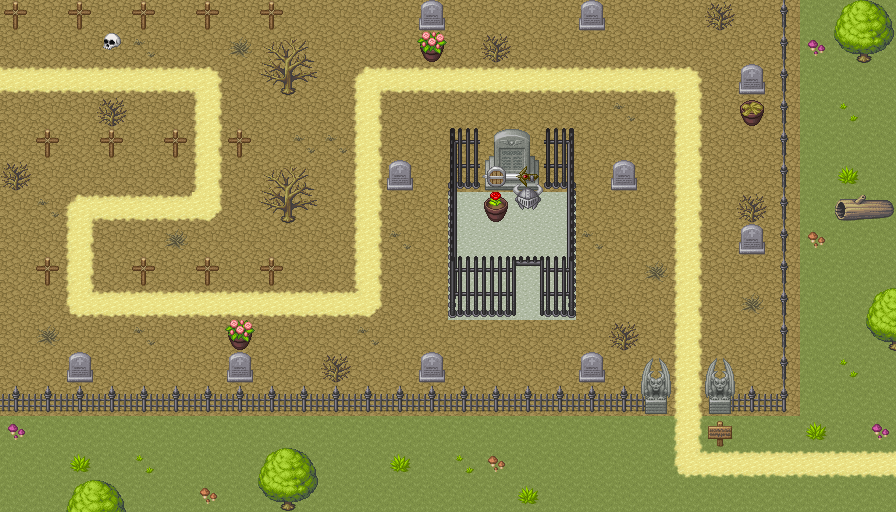

Tiled map render using the project's own tile images. Description and the whole map definition, tile-layer contents included, below:
An orthogonal 28x16 tile map with 32x32 px tiles, 4 tile layers (Tile Layer 1, Tile Layer 2, Tile Layer 3, Tile Layer 4), 2 tilesets and 29 objects (19x towerless, 3x 4, 3x 1, spawn, 3, ...).

<map version="1.5" tiledversion="1.7.2" orientation="orthogonal" renderorder="right-down" width="28" height="16" tilewidth="32" tileheight="32" infinite="0" nextlayerid="8" nextobjectid="32">
 <tileset firstgid="1" source="../tsx/[Base]BaseChip_pipo.tsx" />
 <tileset firstgid="1065" source="../tsx/[A]Dirt3_pipo.tsx" />
 <layer id="1" name="Tile Layer 1" width="28" height="16">
  <data encoding="csv">
6,6,6,6,6,6,6,6,6,6,6,6,6,6,6,6,6,6,6,6,6,6,6,6,6,4,4,4,
6,6,6,6,6,6,6,6,6,6,6,6,6,6,6,6,6,6,6,6,6,6,6,6,6,4,4,4,
6,6,6,6,6,6,6,6,6,6,6,6,6,6,6,6,6,6,6,6,6,6,6,6,6,4,4,4,
6,6,6,6,6,6,6,6,6,6,6,6,6,6,6,6,6,6,6,6,6,6,6,6,6,4,4,4,
6,6,6,6,6,6,6,6,6,6,6,6,6,6,6,6,6,6,6,6,6,6,6,6,6,4,4,4,
6,6,6,6,6,6,6,6,6,6,6,6,6,6,6,6,6,6,6,6,6,6,6,6,6,4,4,4,
6,6,6,6,6,6,6,6,6,6,6,6,6,6,6,6,6,6,6,6,6,6,6,6,6,4,4,4,
6,6,6,6,6,6,6,6,6,6,6,6,6,6,6,6,6,6,6,6,6,6,6,6,6,4,4,4,
6,6,6,6,6,6,6,6,6,6,6,6,6,6,6,6,6,6,6,6,6,6,6,6,6,4,4,4,
6,6,6,6,6,6,6,6,6,6,6,6,6,6,6,6,6,6,6,6,6,6,6,6,6,4,4,4,
6,6,6,6,6,6,6,6,6,6,6,6,6,6,6,6,6,6,6,6,6,6,6,6,6,4,4,4,
6,6,6,6,6,6,6,6,6,6,6,6,6,6,6,6,6,6,6,6,6,6,6,6,6,4,4,4,
6,6,6,6,6,6,6,6,6,6,6,6,6,6,6,6,6,6,6,6,6,6,6,6,6,4,4,4,
4,4,4,4,4,4,4,4,4,4,4,4,4,4,4,4,4,4,4,4,4,4,4,4,4,4,4,4,
4,4,4,4,4,4,4,4,4,4,4,4,4,4,4,4,4,4,4,4,4,4,4,4,4,4,4,4,
4,4,4,4,4,4,4,4,4,4,4,4,4,4,4,4,4,4,4,4,4,4,4,4,4,4,4,4
</data>
 </layer>
 <layer id="2" name="Tile Layer 2" width="28" height="16">
  <data encoding="csv">
69,0,69,0,69,0,69,0,69,0,0,0,0,68,0,0,0,0,68,0,0,0,44,0,193,0,9,10,
0,0,0,1055,52,0,0,51,15,16,0,0,0,944,0,44,0,0,0,0,0,0,0,0,193,58,17,18,
1067,1067,1067,1067,1067,1067,1074,0,23,24,0,1073,1067,1067,1067,1067,1067,1067,1067,1067,1067,1074,0,68,193,0,0,0,
0,0,0,44,0,0,1077,0,0,0,0,1077,0,0,0,0,0,0,0,52,0,1077,0,952,193,0,50,0,
0,69,0,69,0,69,1077,69,0,52,52,1077,0,0,0,940,941,0,0,0,0,1077,0,0,193,0,0,0,
44,0,0,0,0,0,1077,0,15,16,0,1077,68,0,0,948,949,0,0,68,0,1077,0,0,193,0,49,0,
0,52,1073,1067,1067,1067,1088,0,23,24,0,1077,0,0,8,8,8,8,0,0,0,1077,0,44,193,0,47,48,
0,0,1077,0,0,51,0,0,0,0,0,1077,52,0,8,8,8,8,52,0,0,1077,0,68,193,57,0,0,
0,69,1077,0,69,0,69,0,69,0,0,1077,0,0,8,8,8,8,0,0,51,1077,0,0,193,0,0,0,
0,0,1081,1067,1067,1067,1067,1067,1067,1067,1067,1082,0,0,8,8,8,8,0,0,0,1077,0,51,193,0,0,9,
0,51,0,0,52,0,0,944,0,0,0,52,0,0,0,0,0,0,0,44,0,1077,0,0,193,0,0,17,
0,0,68,0,0,0,0,68,0,0,44,0,0,68,0,0,0,0,68,0,0,1077,0,0,193,0,50,0,
201,201,201,201,201,201,201,201,201,201,201,201,201,201,201,201,201,201,201,201,197,1077,205,201,204,0,0,0,
58,0,0,0,0,0,0,0,0,0,0,0,0,0,0,0,0,0,0,0,0,1077,236,0,0,49,0,58,
0,0,49,0,50,0,0,0,9,10,0,0,49,0,50,57,0,0,0,0,0,1081,1067,1067,1067,1067,1067,1067,
0,0,9,10,0,0,57,0,17,18,0,0,0,0,0,0,49,0,0,0,0,0,0,0,0,0,0,0
</data>
 </layer>
 <layer id="3" name="Tile Layer 3" width="28" height="16">
  <data encoding="csv">
0,0,0,0,0,0,0,0,0,0,0,0,0,0,0,0,0,0,0,0,0,0,0,0,0,0,0,0,
0,0,0,0,0,0,0,0,0,0,0,0,0,0,0,0,0,0,0,0,0,0,0,0,0,0,0,0,
0,0,0,0,0,0,0,0,0,0,0,0,0,0,0,0,0,0,0,0,0,0,0,0,0,0,0,0,
0,0,0,0,0,0,0,0,0,0,0,0,0,0,0,0,0,0,0,0,0,0,0,165,0,0,0,0,
0,0,0,0,0,0,0,0,0,0,0,0,0,0,0,0,0,0,0,0,0,0,0,0,0,0,0,0,
0,0,0,0,0,0,0,0,0,0,0,0,0,0,0,1015,1016,0,0,0,0,0,0,0,0,0,0,0,
0,0,0,0,0,0,0,0,0,0,0,0,0,0,0,952,0,0,0,0,0,0,0,0,0,0,0,0,
0,0,0,0,0,0,0,0,0,0,0,0,0,0,0,0,0,0,0,0,0,0,0,0,0,0,0,0,
0,0,0,0,0,0,0,0,0,0,0,0,0,0,0,0,0,0,0,0,0,0,0,0,0,0,0,0,
0,0,0,0,0,0,0,0,0,0,0,0,0,0,0,0,0,0,0,0,0,0,0,0,0,0,0,0,
0,0,0,0,0,0,0,0,0,0,0,0,0,0,0,0,0,0,0,0,0,0,0,0,0,0,0,0,
0,0,0,0,0,0,0,0,0,0,0,0,0,0,0,0,0,0,0,0,925,0,925,0,0,0,0,0,
0,0,0,0,0,0,0,0,0,0,0,0,0,0,0,0,0,0,0,0,933,0,933,0,0,0,0,0,
0,0,0,0,0,0,0,0,0,0,0,0,0,0,0,0,0,0,0,0,0,0,0,0,0,0,0,0,
0,0,0,0,0,0,0,0,0,0,0,0,0,0,0,0,0,0,0,0,0,0,0,0,0,0,0,0,
0,0,0,0,0,0,0,0,0,0,0,0,0,0,0,0,0,0,0,0,0,0,0,0,0,0,0,0
</data>
 </layer>
 <layer id="4" name="Tile Layer 4" width="28" height="16">
  <data encoding="csv">
0,0,0,0,0,0,0,0,0,0,0,0,0,0,0,0,0,0,0,0,0,0,0,0,0,0,0,0,
0,0,0,0,0,0,0,0,0,0,0,0,0,0,0,0,0,0,0,0,0,0,0,0,0,0,0,0,
0,0,0,0,0,0,0,0,0,0,0,0,0,0,0,0,0,0,0,0,0,0,0,0,0,0,0,0,
0,0,0,0,0,0,0,0,0,0,0,0,0,0,0,0,0,0,0,0,0,0,0,0,0,0,0,0,
0,0,0,0,0,0,0,0,0,0,0,0,0,0,549,0,0,550,0,0,0,0,0,0,0,0,0,0,
0,0,0,0,0,0,0,0,0,0,0,0,0,0,557,1032,1017,558,0,0,0,0,0,0,0,0,0,0,
0,0,0,0,0,0,0,0,0,0,0,0,0,0,548,173,1025,556,0,0,0,0,0,0,0,0,0,0,
0,0,0,0,0,0,0,0,0,0,0,0,0,0,548,0,0,556,0,0,0,0,0,0,0,0,0,0,
0,0,0,0,0,0,0,0,0,0,0,0,0,0,545,546,551,547,0,0,0,0,0,0,0,0,0,0,
0,0,0,0,0,0,0,0,0,0,0,0,0,0,553,554,559,555,0,0,0,0,0,0,0,0,0,0,
0,0,0,0,0,0,0,0,0,0,0,0,0,0,0,0,0,0,0,0,0,0,0,0,0,0,0,0,
0,0,0,0,0,0,0,0,0,0,0,0,0,0,0,0,0,0,0,0,0,0,0,0,0,0,0,0,
0,0,0,0,0,0,0,0,0,0,0,0,0,0,0,0,0,0,0,0,0,0,0,0,0,0,0,0,
0,0,0,0,0,0,0,0,0,0,0,0,0,0,0,0,0,0,0,0,0,0,0,0,0,0,0,0,
0,0,0,0,0,0,0,0,0,0,0,0,0,0,0,0,0,0,0,0,0,0,0,0,0,0,0,0,
0,0,0,0,0,0,0,0,0,0,0,0,0,0,0,0,0,0,0,0,0,0,0,0,0,0,0,0
</data>
 </layer>
 <objectgroup id="6" name="Object Layer 1" visible="0">
  <object id="1" name="spawn" x="0" y="16">
   <point />
  </object>
  <object id="2" type="4" x="225" y="65.3846" width="30.7692" height="26.9231" />
  <object id="3" type="3" x="194.231" y="226.923" width="27.8846" height="26.9231" />
  <object id="4" type="4" x="32.6923" y="196.154" width="29.8077" height="26.9231" />
  <object id="5" type="1" x="65.3846" y="321.154" width="28.8462" height="29.8077" />
  <object id="6" type="1" x="353.846" y="1.92308" width="30.7692" height="27.8846" />
  <object id="7" type="4" x="705.769" y="64.4231" width="30.7692" height="30.7692" />
  <object id="8" type="1" x="673.077" y="480.769" width="29.8077" height="29.8077" />
  <object id="9" type="2" x="385.577" y="290.385" width="31.7308" height="27.8846" />
  <object id="11" name="end" x="927.885" y="448.077" width="30.7692" height="28.8462" />
 </objectgroup>
 <objectgroup id="7" name="no tower" visible="0">
  <object id="12" type="towerless" x="450.962" y="129.808" width="123.077" height="190.385" />
  <object id="13" type="towerless" x="0" y="384.615" width="640.385" height="30.7692" />
  <object id="15" type="towerless" x="736.538" y="385.577" width="61.5385" height="28.8462" />
  <object id="16" type="towerless" x="768.269" y="1.92308" width="29.8077" height="382.692" />
  <object id="17" type="towerless" x="705.769" y="351.923" width="30.7692" height="62.5" />
  <object id="18" type="towerless" x="640.385" y="351.923" width="31.7308" height="64.4231" />
  <object id="19" type="towerless" x="0.961538" y="64.4231" width="220.192" height="29.8077" />
  <object id="20" type="towerless" x="192.308" y="97.1154" width="28.8462" height="125" />
  <object id="21" type="towerless" x="64.4231" y="192.308" width="126.923" height="28.8462" />
  <object id="22" type="towerless" x="64.4231" y="221.154" width="27.8846" height="97.1154" />
  <object id="23" type="towerless" x="92.3077" y="290.385" width="290.385" height="27.8846" />
  <object id="24" type="towerless" x="352.885" y="64.4231" width="29.8077" height="221.154" />
  <object id="25" type="towerless" x="384.615" y="64.4231" width="319.231" height="29.8077" />
  <object id="26" type="towerless" x="673.077" y="93.2692" width="29.8077" height="385.577" />
  <object id="27" type="towerless" x="705.769" y="450" width="189.423" height="27.8846" />
  <object id="28" type="towerless" x="833.654" y="2.88462" width="60.5769" height="59.6154" />
  <object id="29" type="towerless" x="864.423" y="287.5" width="31.7308" height="63.4615" />
  <object id="30" type="towerless" x="257.692" y="450" width="60.5769" height="62.5" />
  <object id="31" type="towerless" x="64.4231" y="480.769" width="62.5" height="30.7692" />
 </objectgroup>
</map>
